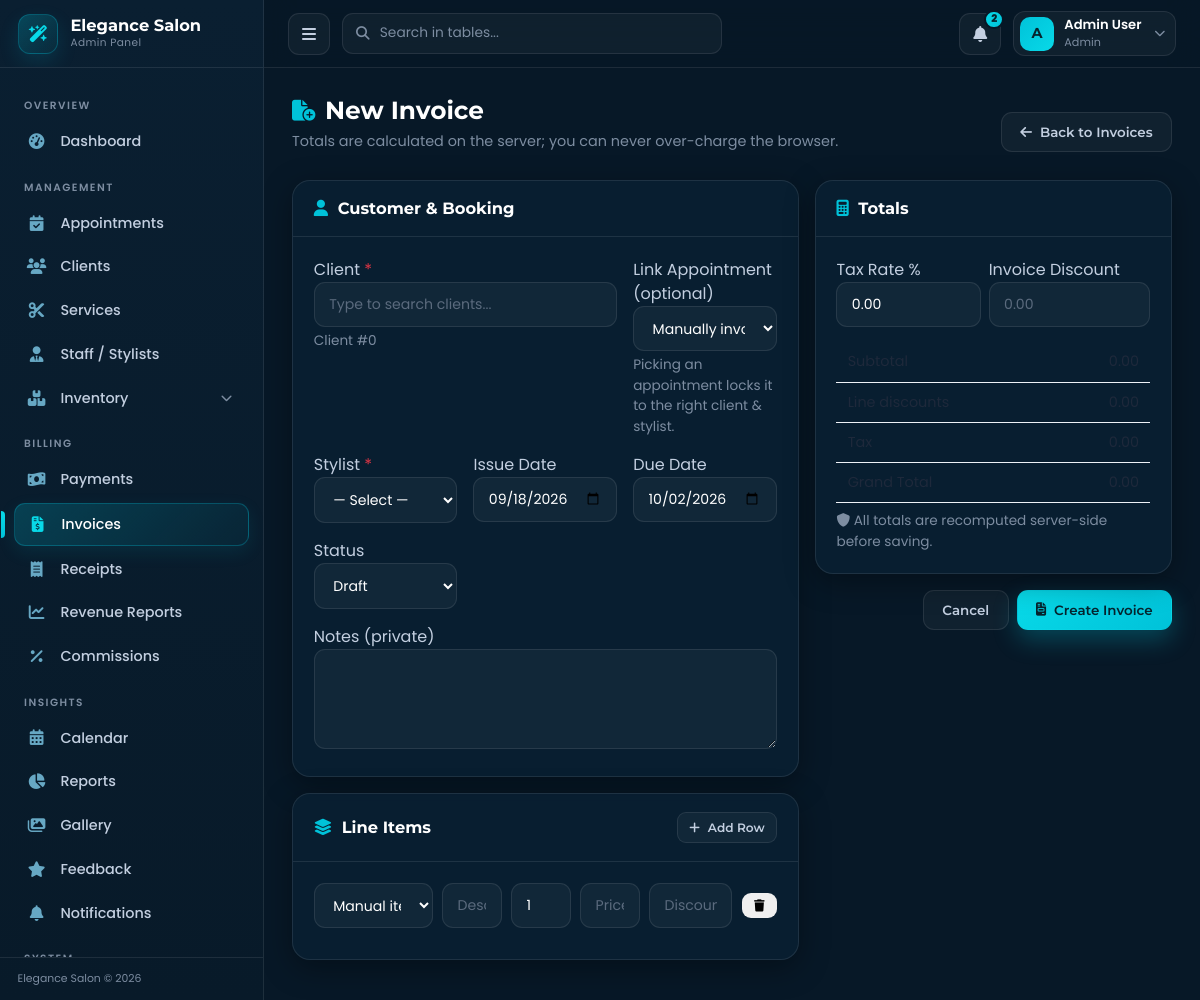
The page /admin/invoices/create.php (signed in) on the database its author committed.
### tables this page shows
CREATE TABLE `users` (
    `user_id` INT UNSIGNED NOT NULL AUTO_INCREMENT,
    `role_id` INT UNSIGNED NOT NULL,
    `first_name` VARCHAR(100) NOT NULL,
    `last_name` VARCHAR(100) NOT NULL,
    `username` VARCHAR(50) DEFAULT NULL,
    `email` VARCHAR(255) NOT NULL,
    `password` VARCHAR(255) NOT NULL,
    `phone` VARCHAR(20) DEFAULT NULL,
    `avatar` VARCHAR(500) DEFAULT NULL,
    `is_active` TINYINT(1) NOT NULL DEFAULT 1,
    `remember_token` VARCHAR(255) DEFAULT NULL,
    `remember_expires` DATETIME DEFAULT NULL,
    `last_login` TIMESTAMP NULL DEFAULT NULL,
    `created_at` TIMESTAMP NOT NULL DEFAULT CURRENT_TIMESTAMP,
    `updated_at` TIMESTAMP NOT NULL DEFAULT CURRENT_TIMESTAMP ON UPDATE CURRENT_TIMESTAMP,
    PRIMARY KEY (`user_id`),
    UNIQUE KEY `uk_user_email` (`email`),
    UNIQUE KEY `uk_user_username` (`username`),
    UNIQUE KEY `uk_user_remember_token` (`remember_token`),
    KEY `fk_users_role` (`role_id`),
    CONSTRAINT `fk_users_role` FOREIGN KEY (`role_id`) REFERENCES `roles` (`role_id`) ON DELETE RESTRICT ON UPDATE CASCADE
);

CREATE TABLE `roles` (
    `role_id` INT UNSIGNED NOT NULL AUTO_INCREMENT,
    `role_name` VARCHAR(50) NOT NULL,
    `description` VARCHAR(255) DEFAULT NULL,
    `created_at` TIMESTAMP NOT NULL DEFAULT CURRENT_TIMESTAMP,
    `updated_at` TIMESTAMP NOT NULL DEFAULT CURRENT_TIMESTAMP ON UPDATE CURRENT_TIMESTAMP,
    PRIMARY KEY (`role_id`),
    UNIQUE KEY `uk_role_name` (`role_name`)
);

### includes/functions.php (called while the page is built, shortened)
<?php
require_once __DIR__ . '/auth.php';
function sanitize($input) {
    return htmlspecialchars(trim($input), ENT_QUOTES, 'UTF-8');
}
function getSetting($key, $default = '') {
    try {
        $db = getDBConnection();
        $stmt = $db->prepare("SELECT setting_value FROM site_settings WHERE setting_key = :key");
        $stmt->execute([':key' => $key]);
        $result = $stmt->fetch();
        return $result ? $result['setting_value'] : $default;
    } catch (PDOException $e) {
        return $default;
    }
}

### includes/auth.php (called while the page is built, shortened)
<?php
function getUserById(int $userId): ?array
{
    $db = getDBConnection();
    $stmt = $db->prepare("
        SELECT u.user_id, u.username, u.first_name, u.last_name, u.email, u.phone,
               u.avatar, u.role_id, u.is_active, u.last_login, u.created_at, u.updated_at,
               r.role_name
        FROM users u
        JOIN roles r ON r.role_id = u.role_id
        WHERE u.user_id = :id
        LIMIT 1
    ");
    $stmt->execute([':id' => $userId]);
    $user = $stmt->fetch();
    return $user ?: null;
}
function roleLabel(string $role): string
{
    switch ($role) {
        case 'admin':        return 'Admin';
    }
}

### admin/invoices/create.php (the view, shortened to what this page needs)
<?php
require_once __DIR__ . '/../../includes/functions.php';
$extraCss   = 'admin/payments/assets/css/payments.css';
$defaultTax = (float)getSetting('financial_tax_rate', '0');
?>
<?php require_once __DIR__ . '/../includes/header.php'; ?>
<div class="page-head">
    <div class="page-head-title">
        <h1><i class="fas fa-file-circle-plus"></i> New Invoice</h1>
        <p>Totals are calculated on the server; you can never over-charge the browser.</p>
    </div>
    <a href="<?php echo SITE_URL; ?>/admin/invoices/index.php" class="btn-admin btn-outline"><i class="fas fa-arrow-left"></i> Back to Invoices</a>
</div>
<form method="post" action="" class="row g-3">
    <div class="col-lg-7">
        <div class="admin-card">
            <div class="card-header-custom"><h5><i class="fas fa-user"></i> Customer &amp; Booking</h5></div>
            <div class="card-body-custom">
                <div class="row g-3">
                    <div class="col-md-8" data-fin-client-search-root>
                        <label class="form-label-admin">Client <span class="text-danger">*</span></label>
                        <div class="fin-search-wrap">
                            <input type="text" data-fin-client-search class="form-control-admin" placeholder="Type to search clients..." autocomplete="off">
                        </div>
                        <div class="fin-muted mt-1" data-fin-client-selection></div>
                    </div>
                    <div class="col-md-4">
                        <label class="form-label-admin">Link Appointment (optional)</label>
                        <select name="appointment_id" class="form-control-admin">
                            <option value="0">Manually invoiced</option>
                        </select>
                        <div class="fin-muted mt-1">Picking an appointment locks it to the right client &amp; stylist.</div>
                    </div>
                    <div class="col-md-4">
                        <label class="form-label-admin">Stylist <span class="text-danger">*</span></label>
                        <select name="stylist_id" class="form-control-admin">
                            <option value="0">— Select —</option>
                        </select>
                    </div>
                    <div class="col-md-4">
                        <label class="form-label-admin">Issue Date</label>
                        <input type="date" name="issued_at" class="form-control-admin" value="<?php echo sanitize($_POST['issued_at'] ?? date('Y-m-d')); ?>">
                    </div>
                    <div class="col-md-4">
                        <label class="form-label-admin">Due Date</label>
                        <input type="date" name="due_at" class="form-control-admin" value="<?php echo sanitize($_POST['due_at'] ?? date('Y-m-d', strtotime('+14 days'))); ?>">
                    </div>
                    <div class="col-md-4">
                        <label class="form-label-admin">Status</label>
                        <select name="status" class="form-control-admin">
                            <option value="draft" <?php echo ($_POST['status'] ?? 'draft') === 'draft' ? 'selected' : ''; ?>>Draft</option>
                        </select>
                    </div>
                    <div class="col-12">
                        <label class="form-label-admin">Notes (private)</label>
                        <textarea name="notes" class="form-control-admin" rows="2"><?php echo sanitize($_POST['notes'] ?? ''); ?></textarea>
                    </div>
                </div>
            </div>
        </div>
        <div class="admin-card mt-3">
            <div class="card-header-custom">
                <h5><i class="fas fa-layer-group"></i> Line Items</h5>
                <button type="button" class="btn-admin btn-outline btn-xs" data-fin-add-row><i class="fas fa-plus"></i> Add Row</button>
            </div>
            <div class="card-body-custom">
                <div data-fin-rows>
                    <?php for ($r = 0; $r < max(1, count($itemNames ?? [])); $r++): ?>
                    <div class="fin-item-row">
                        <select name="service_id[]" data-fin-service class="form-control-admin form-control-sm">
                            <option value="">Manual item / pick service…</option>
                        </select>
                        <input type="text" name="item_name[]" data-fin-name class="form-control-admin form-control-sm" placeholder="Description" value="<?php echo sanitize($itemNames[$r] ?? ''); ?>">
                        <input type="number" name="qty[]" data-fin-qty class="form-control-admin form-control-sm" value="<?php echo (int)($qtys[$r] ?? 1); ?>" min="1">
                        <input type="text" name="unit_price[]" data-fin-price class="form-control-admin form-control-sm" placeholder="Price" value="<?php echo sanitize($unitPrices[$r] ?? ''); ?>">
                        <input type="text" name="line_discount[]" data-fin-line-discount class="form-control-admin form-control-sm" placeholder="Discount" value="<?php echo sanitize($lineDiscounts[$r] ?? ''); ?>">
                        <button type="button" class="btn-admin btn-danger-soft btn-xs" data-fin-remove-row><i class="fas fa-trash"></i></button>
                    </div>
                    <?php endfor; ?>
                </div>
            </div>
        </div>
    </div>
    <div class="col-lg-5">
        <div class="admin-card">
            <div class="card-header-custom"><h5><i class="fas fa-calculator"></i> Totals</h5></div>
            <div class="card-body-custom">
                <div class="mb-3 d-flex gap-2">
                    <div class="flex-fill">
                        <label class="form-label-admin">Tax Rate %</label>
                        <input type="text" name="tax_rate" data-fin-tax-rate class="form-control-admin" value="<?php echo sanitize($_POST['tax_rate'] ?? '') !== '' ? sanitize($_POST['tax_rate'] ?? '') : number_format($defaultTax, 2); ?>">
                    </div>
                    <div class="flex-fill">
                        <label class="form-label-admin">Invoice Discount</label>
                        <input type="text" name="discount" data-fin-invoice-discount class="form-control-admin" value="<?php echo sanitize($_POST['discount'] ?? ''); ?>" placeholder="0.00">
                    </div>
                </div>
                <table class="paper-table">
                    <tbody>
                        <tr><td>Subtotal</td><td class="text-end fin-amount" data-fin-sum-subtotal>0.00</td></tr>
                        <tr><td>Line discounts</td><td class="text-end fin-amount" data-fin-sum-discount>0.00</td></tr>
                        <tr><td>Tax</td><td class="text-end fin-amount" data-fin-sum-tax>0.00</td></tr>
                        <tr class="grand"><td>Grand Total</td><td class="text-end fin-amount" data-fin-sum-total>0.00</td></tr>
                    </tbody>
                </table>
                <p class="fin-muted mt-2 mb-0"><i class="fas fa-shield"></i> All totals are recomputed server-side before saving.</p>
            </div>
        </div>
        <div class="d-flex gap-2 mt-3 justify-content-end">
            <a href="<?php echo SITE_URL; ?>/admin/invoices/index.php" class="btn-admin btn-outline">Cancel</a>
            <button type="submit" class="btn-admin btn-cyan"><i class="fas fa-file-invoice"></i> Create Invoice</button>
        </div>
    </div>
</form>
<?php
require_once __DIR__ . '/../includes/footer.php';

### admin/includes/header.php (shortened to what this page needs)
<?php
require_once __DIR__ . '/../../includes/functions.php';
$adminUser = getUserById(currentUserId());
$adminName  = trim($adminUser['first_name'] . ' ' . $adminUser['last_name']) ?: 'Admin';
$adminRoleLabel = roleLabel($adminUser['role_name']);
$adminInitial = strtoupper(mb_substr(trim($adminUser['first_name']), 0, 1)) ?: 'A';
$unreadCount = 0;
try {
    $db = getDBConnection();
    $stmt = $db->prepare("SELECT COUNT(*) AS c FROM notifications WHERE is_read = 0 AND (user_id = :uid OR user_id IS NULL)");
    $stmt->execute([':uid' => $adminUser['user_id']]);
    $unreadCount = (int)$stmt->fetch()['c'];
} catch (PDOException $e) {
    $unreadNotifications = [];
}
?>
<!DOCTYPE html>
<html lang="en">
<head>
    <link href="https://cdn.jsdelivr.net/npm/bootstrap@5.3.2/dist/css/bootstrap.min.css" rel="stylesheet">
    <link rel="stylesheet" href="https://cdnjs.cloudflare.com/ajax/libs/font-awesome/6.5.1/css/all.min.css">
    <link rel="stylesheet" href="<?php echo SITE_URL; ?>/admin/assets/css/admin.css">
    <?php if (!empty($extraCss)): ?>
    <link rel="stylesheet" href="<?php echo SITE_URL; ?>/<?php echo sanitize($extraCss); ?>">
    <?php endif; ?>
</head>
<body class="admin-body">
<div class="admin-layout">
    <?php require_once __DIR__ . '/sidebar.php'; ?>
    <div class="admin-main">
        <header class="admin-topbar">
            <div class="topbar-left">
                <button class="topbar-toggle" data-admin-toggle aria-label="Toggle sidebar">
                    <i class="fas fa-bars"></i>
                </button>
                <div class="topbar-search">
                    <i class="fas fa-magnifying-glass"></i>
                    <input type="text" data-table-search=".admin-table" placeholder="Search in tables...">
                </div>
            </div>
            <div class="topbar-right">
                <div class="dropdown">
                    <button class="topbar-icon-btn" data-bs-toggle="dropdown" aria-expanded="false" aria-label="Notifications">
                        <i class="fas fa-bell"></i>
                        <?php if ($unreadCount > 0): ?>
                        <span class="notif-dot"><?php echo min($unreadCount, 99); ?></span>
                        <?php endif; ?>
                    </button>
                </div>
                <div class="dropdown">
                    <button class="profile-btn" data-bs-toggle="dropdown" aria-expanded="false">
                        <span class="profile-avatar"><?php echo $adminInitial; ?></span>
                        <span class="profile-meta">
                            <b><?php echo sanitize($adminName); ?></b>
                            <span><?php echo sanitize($adminRoleLabel); ?></span>
                        </span>
                        <i class="fas fa-chevron-down"></i>
                    </button>
                </div>
            </div>
        </header>
        <main class="admin-content">

### admin/payments/assets/css/payments.css (style rules this page uses)
.fin-amount { text-align: right; font-variant-numeric: tabular-nums; white-space: nowrap; }
.fin-muted { color: var(--text-muted); font-size: 0.85rem; }
.paper-table { width: 100%; border-collapse: collapse; }
.paper-table td { padding: 0.55rem 0.7rem; border-bottom: 1px solid #eef2f7; color: #1e293b; font-size: 0.9rem; }
.fin-search-wrap { position: relative; }
.fin-item-row { display: grid; grid-template-columns: 2fr 1fr 1fr 1fr 1.4fr auto; gap: 0.6rem; align-items: center; margin-bottom: 0.6rem; }

### rows shown on the page
users: first_name "A", adminName "Admin User", role.role_name "Admin"

### other values the page prints
$sidebarItem['label'] "Dashboard"
$groupLabel "MANAGEMENT"
$sidebarItem['label'] "Appointments"
$sidebarItem['label'] "Clients"
$sidebarItem['label'] "Services"
$sidebarItem['label'] "Staff / Stylists"
$sidebarItem['label'] "Inventory"
$groupLabel "BILLING"
$sidebarItem['label'] "Payments"
$sidebarItem['label'] "Invoices"
$sidebarItem['label'] "Receipts"
$sidebarItem['label'] "Revenue Reports"
$sidebarItem['label'] "Commissions"
$groupLabel "INSIGHTS"
$sidebarItem['label'] "Calendar"
